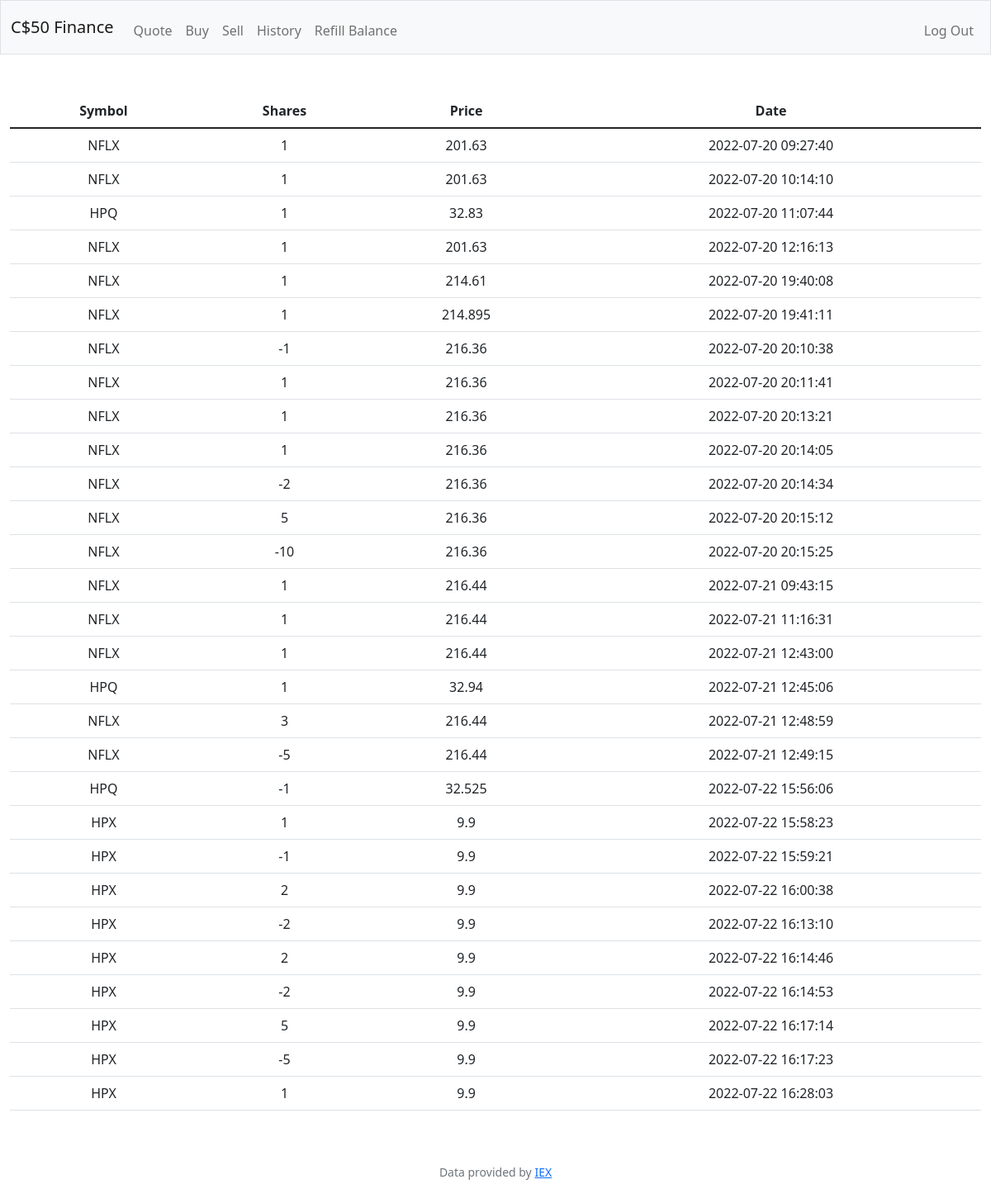
Screenshot of /history (signed in) with the database file from the repository.
### tables this page shows
CREATE TABLE transactions (id INTEGER PRIMARY KEY AUTOINCREMENT NOT NULL, user_id INTEGER, symbol TEXT, shares INTEGER, price REAL, date TIMESTAMP);

### app.py (the view)
@app.route("/history")
@login_required
def history():
    user_id = session["user_id"]
    transactions_db = db.execute("SELECT * FROM transactions WHERE user_id = ?", user_id)
    return render_template("history.html", transactions = transactions_db)

### app.py (called while the page is built)
@app.after_request
def after_request(response):
    response.headers["Cache-Control"] = "no-cache, no-store, must-revalidate"
    response.headers["Expires"] = 0
    response.headers["Pragma"] = "no-cache"
    return response

### helpers.py (called while the page is built)
def login_required(f):
    @wraps(f)
    def decorated_function(*args, **kwargs):
        if session.get("user_id") is None:
            return redirect("/login")
        return f(*args, **kwargs)
    return decorated_function

### templates/history.html (shortened to what this page needs)
{% extends "layout.html" %}
{% block main %}
    <table class="table">
        <thead>
          <tr>
            <th scope="col">Symbol</th>
            <th scope="col">Shares</th>
            <th scope="col">Price</th>
            <th scope="col">Date</th>
          </tr>
        </thead>
        <tbody>
          {% for row in transactions %}
              <tr>
                <td>{{ row["symbol"] }}</td>
                <td>{{ row["shares"] }}</td>
                <td>{{ row["price"] }}</td>
                <td>{{ row["date"] }}</td>
              </tr>
          {% endfor %}
        </tbody>
    </table>
{% endblock %}

### rows the page displays
transactions: symbol "NFLX", shares "1", price "201.63", date "2022-07-20 09:27:40"
transactions: symbol "NFLX", shares "1", price "201.63", date "2022-07-20 10:14:10"
transactions: symbol "HPQ", shares "1", price "32.83", date "2022-07-20 11:07:44"
transactions: symbol "NFLX", shares "1", price "201.63", date "2022-07-20 12:16:13"
transactions: symbol "NFLX", shares "1", price "214.61", date "2022-07-20 19:40:08"
transactions: symbol "NFLX", shares "1", price "214.895", date "2022-07-20 19:41:11"
transactions: symbol "NFLX", shares "-1", price "216.36", date "2022-07-20 20:10:38"
transactions: symbol "NFLX", shares "1", price "216.36", date "2022-07-20 20:11:41"
transactions: symbol "NFLX", shares "1", price "216.36", date "2022-07-20 20:13:21"
transactions: symbol "NFLX", shares "1", price "216.36", date "2022-07-20 20:14:05"
transactions: symbol "NFLX", shares "-2", price "216.36", date "2022-07-20 20:14:34"
transactions: symbol "NFLX", shares "5", price "216.36", date "2022-07-20 20:15:12"
transactions: symbol "NFLX", shares "-10", price "216.36", date "2022-07-20 20:15:25"
transactions: symbol "NFLX", shares "1", price "216.44", date "2022-07-21 09:43:15"
transactions: symbol "NFLX", shares "1", price "216.44", date "2022-07-21 11:16:31"
transactions: symbol "NFLX", shares "1", price "216.44", date "2022-07-21 12:43:00"
transactions: symbol "HPQ", shares "1", price "32.94", date "2022-07-21 12:45:06"
transactions: symbol "NFLX", shares "3", price "216.44", date "2022-07-21 12:48:59"
transactions: symbol "NFLX", shares "-5", price "216.44", date "2022-07-21 12:49:15"
transactions: symbol "HPQ", shares "-1", price "32.525", date "2022-07-22 15:56:06"
transactions: symbol "HPX", shares "1", price "9.9", date "2022-07-22 15:58:23"
transactions: symbol "HPX", shares "-1", price "9.9", date "2022-07-22 15:59:21"
transactions: symbol "HPX", shares "2", price "9.9", date "2022-07-22 16:00:38"
transactions: symbol "HPX", shares "-2", price "9.9", date "2022-07-22 16:13:10"
transactions: symbol "HPX", shares "2", price "9.9", date "2022-07-22 16:14:46"
transactions: symbol "HPX", shares "-2", price "9.9", date "2022-07-22 16:14:53"
transactions: symbol "HPX", shares "5", price "9.9", date "2022-07-22 16:17:14"
transactions: symbol "HPX", shares "-5", price "9.9", date "2022-07-22 16:17:23"
transactions: symbol "HPX", shares "1", price "9.9", date "2022-07-22 16:28:03"
